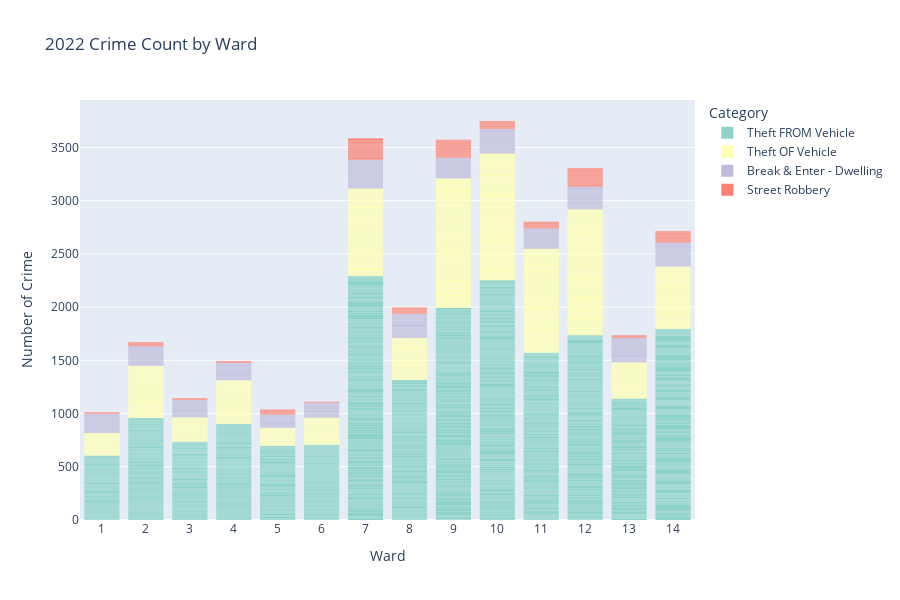

The notebook cell this image was saved under:
### Code cell
wardcrime = crimedata.groupby(["Ward Boundaries","Category"])["Crime Count"].sum()
#print(wardcrime)

fig = px.bar(crimedata, x="Ward Boundaries", y="Crime Count", color="Category", color_discrete_sequence=px.colors.qualitative.Set3 , height=600, title="2022 Crime Count by Ward")
fig.update_layout(xaxis=dict(title="Ward", tickmode='linear'), yaxis_title="Number of Crime")
fig.update_traces(dict(marker_line_width=0))
fig.show()

### Figure 1 — Plotly figure (JSON) as saved in the notebook; plotly's stock layout.template omitted (floating-point values rounded to 4 significant figures; data arrays with more than 128 entries replaced by an {"elided": "..."} marker saying what was removed)
{"data": [{"alignmentgroup": "True", "hovertemplate": "Category=Theft FROM Vehicle<br>Ward Boundaries=%{x}<br>Crime Count=%{y}<extra></extra>", "legendgroup": "Theft FROM Vehicle", "marker": {"color": "rgb(141,211,199)", "line": {"width": 0}, "pattern": {"shape": ""}}, "name": "Theft FROM Vehicle", "offsetgroup": "Theft FROM Vehicle", "orientation": "v", "showlegend": true, "textposition": "auto", "type": "bar", "x": {"elided": "4135 int values"}, "xaxis": "x", "y": {"elided": "4135 int values"}, "yaxis": "y"}, {"alignmentgroup": "True", "hovertemplate": "Category=Theft OF Vehicle<br>Ward Boundaries=%{x}<br>Crime Count=%{y}<extra></extra>", "legendgroup": "Theft OF Vehicle", "marker": {"color": "rgb(255,255,179)", "line": {"width": 0}, "pattern": {"shape": ""}}, "name": "Theft OF Vehicle", "offsetgroup": "Theft OF Vehicle", "orientation": "v", "showlegend": true, "textposition": "auto", "type": "bar", "x": {"elided": "3183 int values"}, "xaxis": "x", "y": {"elided": "3183 int values"}, "yaxis": "y"}, {"alignmentgroup": "True", "hovertemplate": "Category=Break & Enter - Dwelling<br>Ward Boundaries=%{x}<br>Crime Count=%{y}<extra></extra>", "legendgroup": "Break & Enter - Dwelling", "marker": {"color": "rgb(190,186,218)", "line": {"width": 0}, "pattern": {"shape": ""}}, "name": "Break & Enter - Dwelling", "offsetgroup": "Break & Enter - Dwelling", "orientation": "v", "showlegend": true, "textposition": "auto", "type": "bar", "x": {"elided": "1750 int values"}, "xaxis": "x", "y": {"elided": "1750 int values"}, "yaxis": "y"}, {"alignmentgroup": "True", "hovertemplate": "Category=Street Robbery<br>Ward Boundaries=%{x}<br>Crime Count=%{y}<extra></extra>", "legendgroup": "Street Robbery", "marker": {"color": "rgb(251,128,114)", "line": {"width": 0}, "pattern": {"shape": ""}}, "name": "Street Robbery", "offsetgroup": "Street Robbery", "orientation": "v", "showlegend": true, "textposition": "auto", "type": "bar", "x": {"elided": "694 int values"}, "xaxis": "x", "y": {"elided": "694 int values"}, "yaxis": "y"}], "layout": {"barmode": "relative", "height": 600, "legend": {"title": {"text": "Category"}, "tracegroupgap": 0}, "title": {"text": "2022 Crime Count by Ward"}, "xaxis": {"anchor": "y", "domain": [0, 1], "tickmode": "linear", "title": {"text": "Ward"}}, "yaxis": {"anchor": "x", "domain": [0, 1], "title": {"text": "Number of Crime"}}}}
